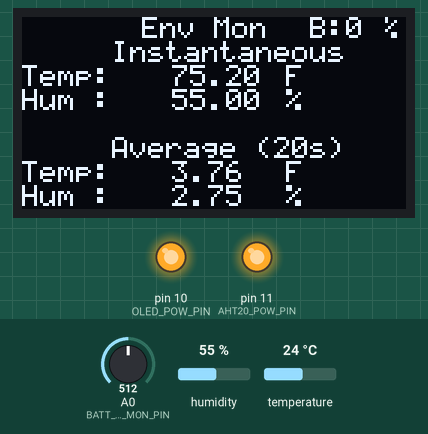
A program run on a simulated Arduino Pro Mini, built with avr-gcc and run on an emulated ATmega328P. On the bench: 128×64 one-colour display, output pins drawn as LEDs (lit = HIGH). The test bench sets the inputs (shaded band); at power-on: A0 (BATT_VOLT_MON_PIN) = 512, humidity 55 %, temperature 24 °C. What the program prints to the serial monitor is not drawn.

Above: at 2.2 s.
2.3 s: A0 (BATT_VOLT_MON_PIN) set to 716
At 4.0 s:
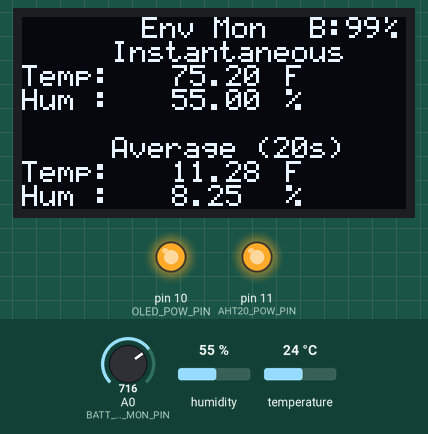
5.9 s: humidity set to 22 %
At 7.3 s:
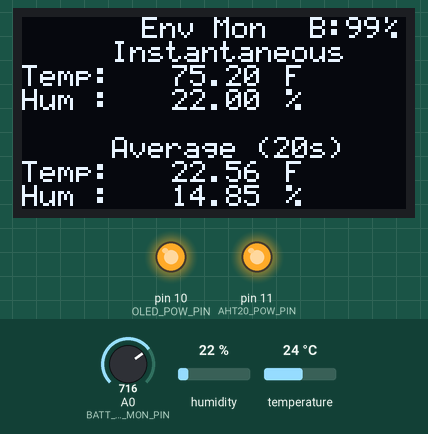
9.2 s: temperature set to 12 °C
At 10.6 s:
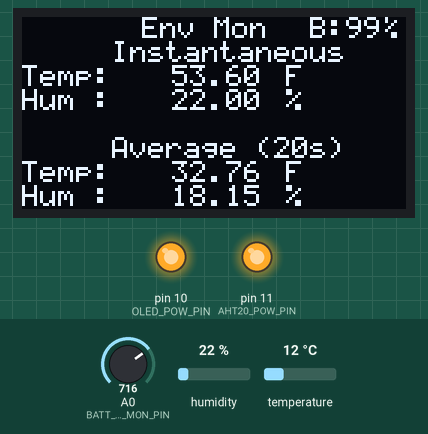
12.6 s: A0 (BATT_VOLT_MON_PIN) set to 511
At 13.9 s:
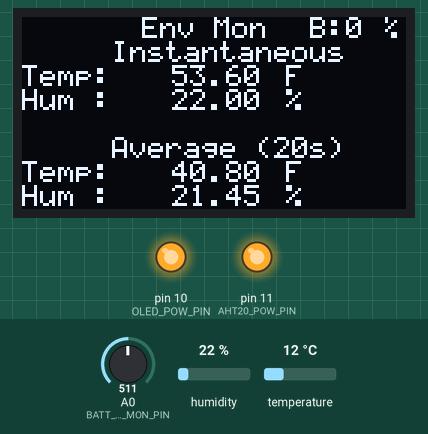
15.9 s: humidity set to 40 %
At 17.2 s:
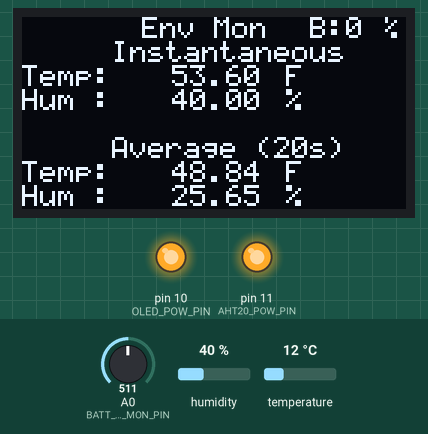
19.2 s: A0 (BATT_VOLT_MON_PIN) set to 900
At 20.4 s:
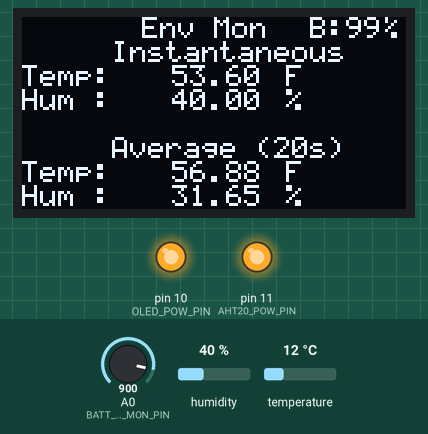
Timing chart, 0 to 22.2 s (numbered marks = the images above; inputs shaded):
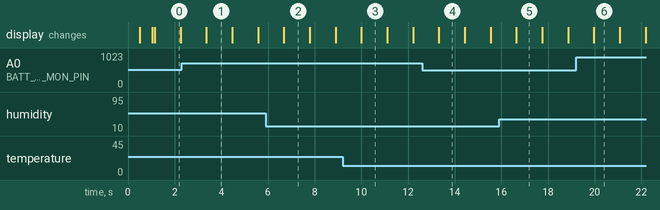

Measured:
- what the display in image 0 shows lasts 1.2 s, from 1.1 s to 2.3 s

The program:

main.cpp
```cpp
#include <Arduino.h>
#include <Wire.h>
#include <Adafruit_AHTX0.h>
#include "SSD1306Ascii.h"
#include "SSD1306AsciiWire.h"

Adafruit_AHTX0 aht;
#define AHT20_POW_PIN 11

#define OLED_SCREEN_ADDRESS 0x3C
#define OLED_SCREEN_WIDTH 128
#define OLED_SCREEN_HEIGHT 64
#define OLED_MAX_ON_TIME_MS 5000 /* How how to let OLED stay on for */
#define OLED_POW_PIN 10

SSD1306AsciiWire oled;

#define NUM_AVG_SAMPLES 20
static float tempSamples[NUM_AVG_SAMPLES];
static float humSamples[NUM_AVG_SAMPLES];
static uint8_t sampleI;

/* Voltage divider is 1/2.
    Full AA ~ 1.6 * 3 = 4.8 v
    Empty AA ~1.4 * 3 = 4.2 v
    With divider that puts us at 2.4v for full and 2.1 for empty
    ADC is 10 bit 0-3.3 so LSB = 0.0032;
    Full 2.4v  ~= 745 Actual After testing 700
    Empty 1.1v ~= 500 Actual After testing 560
    This is about a delta of 100 counts so each count is ~1%
*/
#define BATT_VOLT_MON_PIN A0
#define BATT_VOLT_HIGH 700
#define BATT_VOLT_LOW  560

//------------------------------------------------------------------------------

void setup()
{
    Serial.begin(115200);

    Wire.begin();
    Wire.setClock(400000L);

    pinMode(OLED_POW_PIN, OUTPUT);
    digitalWrite(OLED_POW_PIN, HIGH);
    /* give oled time to power on */
    delay(500);

    oled.begin(&Adafruit128x64, OLED_SCREEN_ADDRESS);
    oled.setFont(System5x7);
    oled.clear();

    pinMode(AHT20_POW_PIN, OUTPUT);
    digitalWrite(AHT20_POW_PIN, HIGH);
    /* give oled time to power on */
    delay(500);

    if (aht.begin())
    {
        Serial.println("Found AHT20");
        oled.println("Found AHT20");
    }
    else
    {
        Serial.println("Didn't find AHT20");
        oled.println("Didn't find AHT20");
        while (1)
        {
        };
    }

    oled.clear();
    oled.setCursor(40, 0);
    oled.print("Env Mon");
    oled.setCursor(96, 0);
    oled.print("B:");
    oled.setCursor(120, 0);
    oled.print("%");
    oled.setCursor(30, 1);
    oled.print("Instantaneous");
    oled.setCursor(0, 2);
    oled.print("Temp:");
    oled.setCursor(88, 2);
    oled.print("F");

    oled.setCursor(0, 3);
    oled.print("Hum :");
    oled.setCursor(88, 3);
    oled.print("%");

    oled.setCursor(30, 5);
    oled.print("Average (20s)");
    oled.setCursor(0, 6);
    oled.print("Temp:");
    oled.setCursor(88, 6);
    oled.print("F");
    oled.setCursor(0, 7);
    oled.print("Hum :");
    oled.setCursor(88, 7);
    oled.print("%");

}

void loop()
{
    sensors_event_t humidity, temp;

    aht.getEvent(&humidity, &temp); // populate temp and humidity objects with fresh data
    float tempF = (temp.temperature * 9.0 / 5.0) + 32;
    oled.clear(50, 88, 8, 24);
    oled.setCursor(50, 2);
    oled.print(tempF);
    oled.setCursor(50, 3);
    oled.print(humidity.relative_humidity);

    tempSamples[sampleI] = tempF;
    humSamples[sampleI] = humidity.relative_humidity;

    if (sampleI == NUM_AVG_SAMPLES - 1)
    {
        sampleI = 0;
    }
    else
    {
        sampleI++;
    }

    float avgTemp = 0;
    float avgHum = 0;
    for (int i = 0; i < NUM_AVG_SAMPLES; i++)
    {
        avgTemp += tempSamples[i];
        avgHum += humSamples[i];
    }

    avgTemp /= NUM_AVG_SAMPLES;
    avgHum /= NUM_AVG_SAMPLES;

    oled.clear(50, 88, 36, 64);
    oled.setCursor(50, 6);
    oled.print(avgTemp);
    oled.setCursor(50, 7);
    oled.print(avgHum);

    int battVoltRaw = analogRead(BATT_VOLT_MON_PIN);
    uint8_t battVoltPercent = 0;
    if(battVoltRaw >= BATT_VOLT_HIGH)
    {
        battVoltPercent = 99;
    }
    else if (battVoltRaw <= BATT_VOLT_LOW)
    {
        battVoltPercent = 0;
    }
    else
    {
        battVoltPercent = (uint8_t)(99.0 -
                                    ((99.0 / (BATT_VOLT_HIGH - BATT_VOLT_LOW))
                                    * (BATT_VOLT_HIGH - battVoltRaw)));
    }

    Serial.println(battVoltRaw);
    oled.clear(108, 120, 0, 8);
    oled.setCursor(108, 0);
    oled.print(battVoltPercent);

    delay(1000);
}
```
